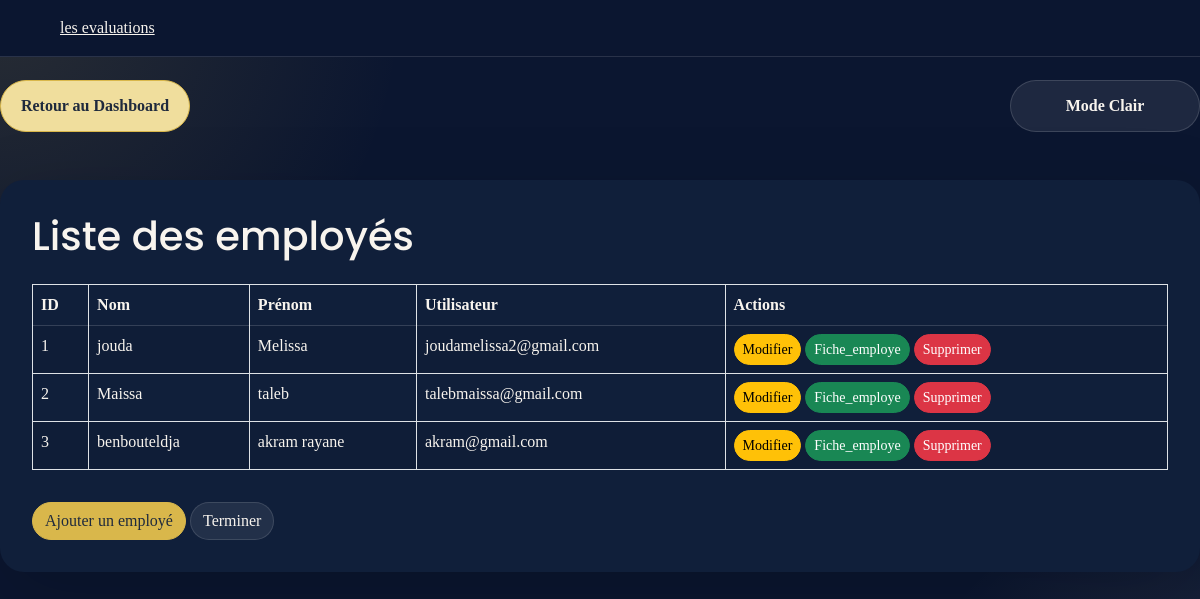
Page /employes/ on the committed database.
### app1/models.py (models this page shows, shortened)
class Employe(models.Model):
    nom= models.CharField(max_length=20)
    prenom= models.CharField(max_length=20)
    sexe = models.CharField(max_length=10, choices=[('Homme', 'Homme'), ('Femme', 'Femme')], default=0)
    date_de_naissance= models.DateField(default=timezone.now)
    date_aumbauche= models.DateField(default=timezone.now)
    adresse= models.CharField(max_length=30)
    Historique_professionnel= models.CharField(max_length=500)
    Service_Employe= models.ForeignKey(Service, on_delete=models.CASCADE)
    Competance_Employe=models.ManyToManyField(Competances, related_name="comp", blank=True)
    Employe_Formation= models.ManyToManyField(Formations, related_name="frm", blank=True)
    Employe_Utilisateur= models.OneToOneField(Utilisateur, on_delete=models.CASCADE, related_name="employe")
    photo_profil = models.ImageField(upload_to='profile_photos/', null=True, blank=True)

class Utilisateur(models.Model):
    Login = models.CharField(max_length= 30, unique=True)
    mot_de_passe = models.CharField(max_length=20)
    nom = models.CharField(max_length=30, blank=True, null=True)
    prenom = models.CharField(max_length=30, blank=True, null=True)
    ROLE_CHOICES = [
        ('admin', 'Admin'),
        ('employee', 'Employee'),
        ('manager', 'Manager'),
        ('candidate', 'Candidate'),
    ]
    role = models.CharField(max_length=30, choices=ROLE_CHOICES, default='candidate')

### app1/views.py (the view)
# urls.py: path('employes/', views.liste_employes, name='liste_employes'),
def liste_employes(request):
    employes = Employe.objects.select_related('Employe_Utilisateur').all()
    return render(request, 'liste_employes.html', {'employes': employes})

### app1/templates/liste_employes.html (shortened to what this page needs)
<!DOCTYPE html>
<html lang="en">
    {% load static %}
<head>
    <link rel="stylesheet" href="{% static 'css/bootstrap.min.css' %}">
    <link rel="stylesheet" href="{% static 'css/styles.css' %}">
    <link href="https://cdn.jsdelivr.net/npm/remixicon@4.5.0/fonts/remixicon.css" rel="stylesheet" />
    <link rel="stylesheet" href="https://unpkg.com/boxicons@latest/css/boxicons.min.css">
</head>
<body>
    <div class="theme-control-bar">
        <a href="{% url 'acceuil_arh' %}" class="btn btn-primary" id="dashboard-return">Retour au Dashboard</a>
        <button id="theme-toggle" class="btn btn-secondary">Mode Clair/Sombre</button>
    </div>
    <header>
        <a href="{% url 'liste_evaluations' %}" class="evaluations">les evaluations</a>
    </header>
    <div class="container mt-5">
        <h1 class="mb-4">Liste des employés</h1>
        <table class="table table-bordered table-striped">
            <thead class="thead-dark">
                <tr>
                    <th>ID</th>
                    <th>Nom</th>
                    <th>Prénom</th>
                    <th>Utilisateur</th>
                    <th>Actions</th>
                </tr>
            </thead>
            <tbody>
                {% for employe in employes %}
                <tr>
                    <td>{{ employe.id }}</td>
                    <td>{{ employe.nom }}</td>
                    <td>{{ employe.prenom }}</td>
                    <td>{{ employe.Employe_Utilisateur.Login }}</td>
                    <td>
                        <a href="{% url 'modifier_employe' employe.id %}" class="btn btn-warning btn-sm">Modifier</a>
                        <a href="{% url 'Fiche_employe' employe.id %}" class="btn btn-success btn-sm">Fiche_employe</a>
                        <button class="btn btn-danger btn-sm" onclick="confirmDelete({{ employe.id }})">Supprimer</button>
                    </td>
                </tr>
                {% endfor %}
            </tbody>
        </table>
        <a href="{% url 'ajouter_employe' %}" class="btn btn-primary mt-3">Ajouter un employé</a>
        <a href="{% url 'acceuil_arh' %}" class="btn btn-secondary mt-3">Terminer</a>
    </div>
</body>
</html>

### app1/static/css/styles.css (style rules this page uses)
:root { --bg-base: #0b1630; --bg-card: rgba(255,255,255,0.08); --bg-card-soft: rgba(255,255,255,0.12); --surface: #101f3a; --surface-soft: #162748; --text-light: #f8f4ee; --text-strong: #ffffff; --text-dark: #1f2a3d; --accent: #d9b74b; --accent-soft: #f0de9d; --chart-1: #4d9be6; --chart-2: #ec6a5e; --chart-3: #6dd1b7; --chart-4: #f5c04d; --chart-5: #7c5cff; --chart-6: #ff7fbf; --shadow: 0 24px 80px rgba(0,0,0,0.18); --border: rgba(255,255,255,0.12); }
html { scroll-behavior: smooth; }
body { min-height: 100vh; font-family: 'Poppins', sans-serif; background: radial-gradient(circle at top left, rgba(217,183,75,0.14), transparent 28%), radial-gradient(circle at bottom right, rgba(244,235,215,0.12), transparent 22%), var(--bg-base); color: var(--text-light); margin: 0; padding: 0; padding-top: 80px; }
body, input, textarea, select, button { font-family: inherit; }
h1, h2, h3, h4, h5, h6 { font-family: 'Poppins', sans-serif; }
a { color: inherit; }
button, .btn { border-radius: 999px; transition: all 220ms ease; }
.card, .table, .form-control, .btn { transition: all 220ms ease; }
.table thead th { border-bottom: 1px solid rgba(255,255,255,0.15); }
.btn-primary { background-color: var(--accent); border-color: var(--accent); color: var(--text-dark); }
.table thead th, .table tbody td, .form-label, .navbar a, footer, .card-title, .card-text { color: var(--text-light) !important; }
.theme-control-bar { display: flex; align-items: center; justify-content: space-between; gap: 0.75rem; flex-wrap: wrap; margin-bottom: 1.5rem; }
#theme-toggle, #dashboard-return { min-width: 190px; padding: 0.8rem 1rem; border: 1px solid transparent; font-weight: 600; }
#theme-toggle { background: rgba(255, 255, 255, 0.08); border-color: rgba(255, 255, 255, 0.14); color: var(--text-light); }
#dashboard-return { background: var(--accent-soft); color: var(--text-dark); border-color: var(--accent); }
.container { background: var(--surface); border-radius: 24px; padding: 2rem; box-shadow: var(--shadow); }
.btn-secondary { background-color: rgba(255, 255, 255, 0.08); border-color: rgba(255, 255, 255, 0.12); color: var(--text-light); }
.card, .table, .form-control, .btn, .card-body { transition: all 220ms ease; }
.container { max-width: 1200px; margin: 2rem auto; }
header { position: fixed; width: 100%; top: 0; z-index: 1000; display: flex; align-items: center; justify-content: space-between; background: var(--bg-base); padding: 15px 12%; transition: all 0.2s ease; border-bottom: 1px solid var(--border); }
@media (max-width: 1280px) { header { padding: 1rem 5%; } }

### rows in the picture
Employe: id "1", nom "jouda", prenom "Melissa", Employe_Utilisateur.Login "joudamelissa2@gmail.com"
Employe: id "2", nom "Maissa", prenom "taleb", Employe_Utilisateur.Login "talebmaissa@gmail.com"
Employe: id "3", nom "benbouteldja", prenom "akram rayane", Employe_Utilisateur.Login "akram@gmail.com"
